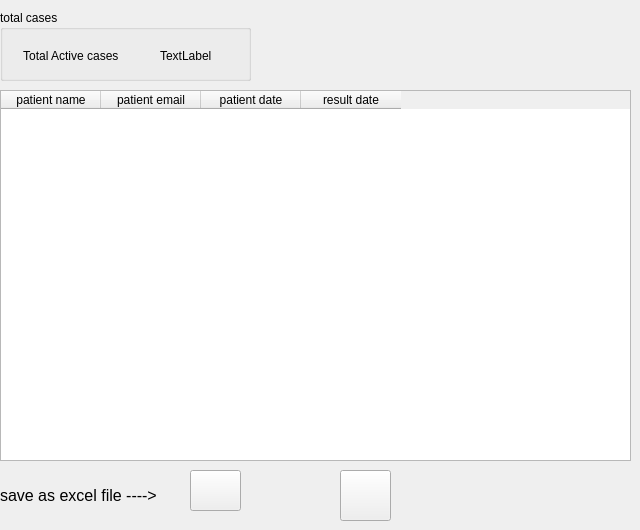
    <widget class="QWidget" name="tab_5">
     <attribute name="title">
      <string>Tab 3</string>
     </attribute>
     <widget class="QTableWidget" name="tableWidget">
      <property name="geometry">
       <rect>
        <x>0</x>
        <y>90</y>
        <width>631</width>
        <height>371</height>
       </rect>
      </property>
      <property name="sizePolicy">
       <sizepolicy hsizetype="Preferred" vsizetype="Preferred">
        <horstretch>0</horstretch>
        <verstretch>0</verstretch>
       </sizepolicy>
      </property>
      <column>
       <property name="text">
        <string>patient name</string>
       </property>
      </column>
      <column>
       <property name="text">
        <string>patient email</string>
       </property>
      </column>
      <column>
       <property name="text">
        <string>patient date</string>
       </property>
      </column>
      <column>
       <property name="text">
        <string>result date</string>
       </property>
      </column>
     </widget>
     <widget class="QGroupBox" name="groupBox_10">
      <property name="geometry">
       <rect>
        <x>0</x>
        <y>10</y>
        <width>251</width>
        <height>71</height>
       </rect>
      </property>
      <property name="title">
       <string>total cases</string>
      </property>
      <widget class="QLabel" name="label_9">
       <property name="geometry">
        <rect>
         <x>20</x>
         <y>30</y>
         <width>111</width>
         <height>31</height>
        </rect>
       </property>
       <property name="text">
        <string> Total Active cases</string>
       </property>
      </widget>
      <widget class="QLabel" name="label_13">
       <property name="geometry">
        <rect>
         <x>160</x>
         <y>35</y>
         <width>81</width>
         <height>21</height>
        </rect>
       </property>
       <property name="text">
        <string>TextLabel</string>
       </property>
      </widget>
     </widget>
     <widget class="QLabel" name="label_20">
      <property name="geometry">
       <rect>
        <x>0</x>
        <y>480</y>
        <width>171</width>
        <height>31</height>
       </rect>
      </property>
      <property name="font">
       <font>
        <pointsize>12</pointsize>
       </font>
      </property>
      <property name="text">
       <string>save as excel file ----&gt;</string>
      </property>
     </widget>
     <widget class="QPushButton" name="pushButton_8">
      <property name="geometry">
       <rect>
        <x>190</x>
        <y>470</y>
        <width>51</width>
        <height>41</height>
       </rect>
      </property>
      <property name="text">
       <string/>
      </property>
      <property name="icon">
       <iconset>
        <normaloff>photo/excel.png</normaloff>photo/excel.png</iconset>
      </property>
      <property name="iconSize">
       <size>
        <width>50</width>
        <height>50</height>
       </size>
      </property>
     </widget>
     <widget class="QPushButton" name="pushButton_9">
      <property name="geometry">
       <rect>
        <x>340</x>
        <y>470</y>
        <width>51</width>
        <height>51</height>
       </rect>
      </property>
      <property name="text">
       <string/>
      </property>
      <property name="icon">
       <iconset>
        <normaloff>photo/home-run (1).png</normaloff>photo/home-run (1).png</iconset>
      </property>
      <property name="iconSize">
       <size>
        <width>50</width>
        <height>50</height>
       </size>
      </property>
     </widget>
    </widget>
